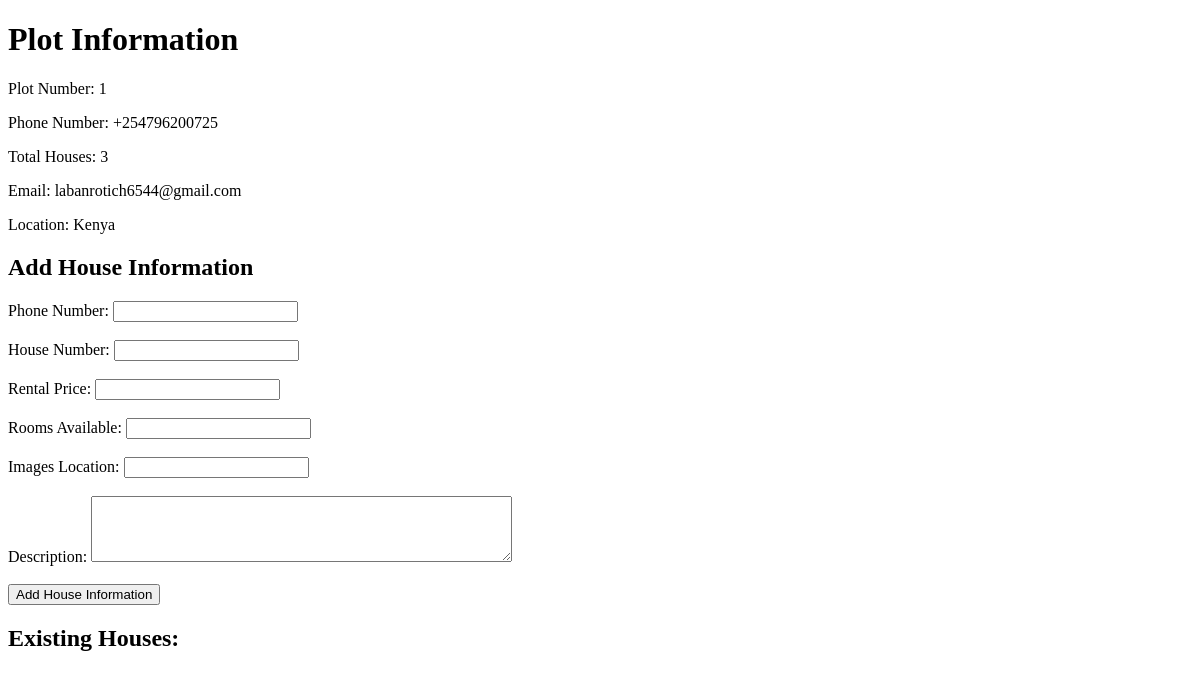
The page /plot_info/3 on the database as committed earlier.
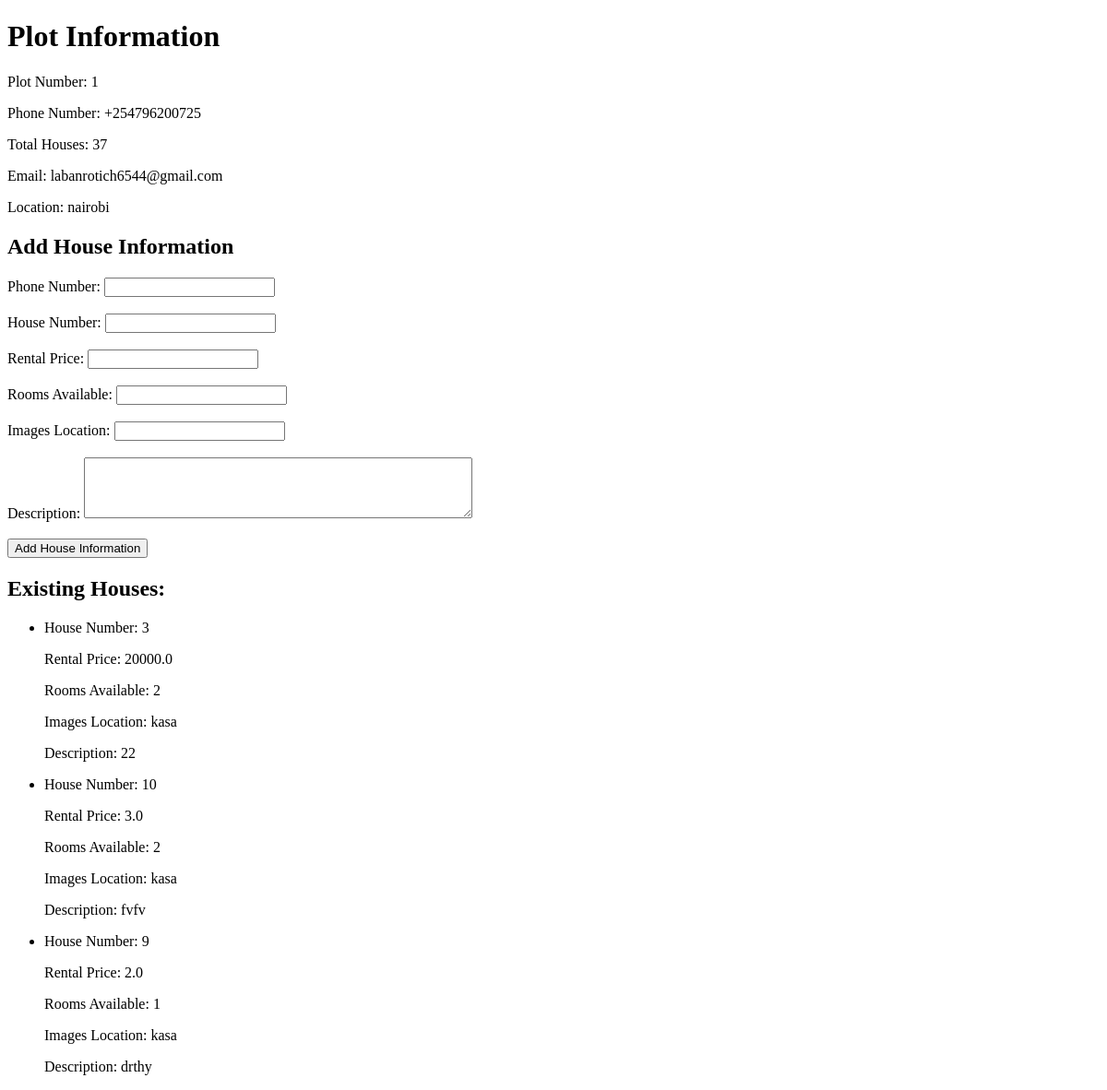
The same page on the database as committed later.
### app/models.py (models this page shows, shortened)
class PlotInformation(Base):
    __tablename__ = 'plot_information'
    id = Column(Integer, primary_key=True)
    plot_number = Column(String(50), nullable=False)
    phone_number = Column(String(50), nullable=False)
    total_houses = Column(Integer, nullable=False)
    email = Column(String(100), nullable=False)
    location = Column(String(100), nullable=False)
    password1 = Column(String(100), nullable=False)

class HouseInformation(Base):
    __tablename__ = 'house_information'
    id = Column(Integer, primary_key=True)
    plot_id = Column(Integer, ForeignKey('plot_information.id'), nullable=False)
    phone_number = Column(String(50), nullable=False)
    house_number = Column(String(50), nullable=False)
    rental_price = Column(Float, nullable=False)
    rooms_available = Column(Integer, nullable=False)
    images_location = Column(String(100), nullable=False)
    description = Column(String(200), nullable=False)

### app/views.py (the view)
@app.route('/plot_info/<int:plot_id>')
def plot_info(plot_id):
    plot = db_session.query(PlotInformation).filter_by(id=plot_id).first()
    if plot:
        houses = db_session.query(HouseInformation).filter_by(plot_id=plot_id).all()
        return render_template('plot_info.html', plot=plot, houses=houses)
    else:
        return 'Plot not found!'

### app/templates/plot_info.html (shortened to what this page needs)
<!DOCTYPE html>
<html>
<head>
</head>
<body>
    <h1>Plot Information</h1>
    <p>Plot Number: {{ plot.plot_number }}</p>
    <p>Phone Number: {{ plot.phone_number }}</p>
    <p>Total Houses: {{ plot.total_houses }}</p>
    <p>Email: {{ plot.email }}</p>
    <p>Location: {{ plot.location }}</p>
    <h2>Add House Information</h2>
    <form method="post">
        <label for="phone_number">Phone Number:</label>
        <input type="text" name="phone_number" required><br><br>
        <label for="house_number">House Number:</label>
        <input type="text" name="house_number" required><br><br>
        <label for="rental_price">Rental Price:</label>
        <input type="number" name="rental_price" required><br><br>
        <label for="rooms_available">Rooms Available:</label>
        <input type="number" name="rooms_available" required><br><br>
        <label for="images_location">Images Location:</label>
        <input type="text" name="images_location" required><br><br>
        <label for="description">Description:</label>
        <textarea name="description" rows="4" cols="50" required></textarea><br><br>
        <input type="submit" value="Add House Information">
    </form>
    <h2>Existing Houses:</h2>
    <ul>
        {% for house in houses %}
        <li>
            <p>House Number: {{ house.house_number }}</p>
            <p>Rental Price: {{ house.rental_price }}</p>
            <p>Rooms Available: {{ house.rooms_available }}</p>
            <p>Images Location: {{ house.images_location }}</p>
            <p>Description: {{ house.description }}</p>
        </li>
        {% endfor %}
    </ul>
</body>
</html>

Rows that differ between the two databases and show on the page:
changed PlotInformation "labanrotich6544@gmail.com": total_houses "3" → "37"; location "Kenya" → "nairobi"
added HouseInformation: house_number "3", rental_price "20000.0", rooms_available "2", images_location "kasa", description "22"
added HouseInformation: house_number "10", rental_price "3.0", rooms_available "2", images_location "kasa", description "fvfv"
added HouseInformation: house_number "9", rental_price "2.0", rooms_available "1", images_location "kasa", description "drthy"
